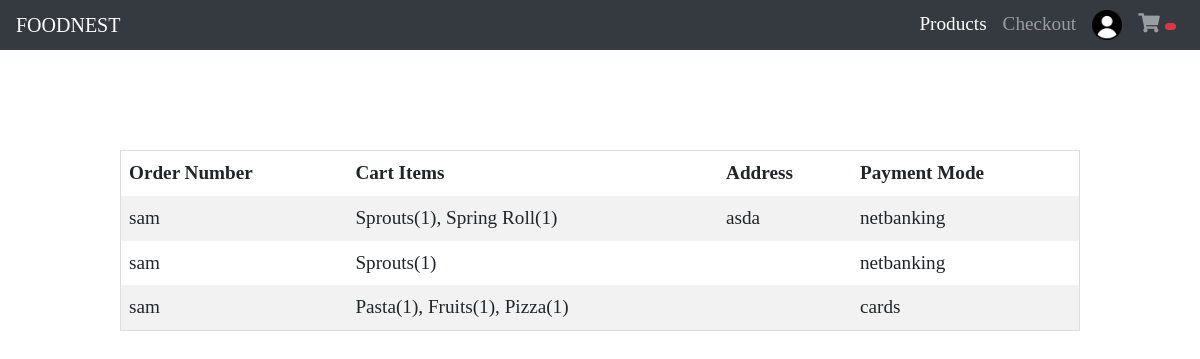
The page /project/orders.php (signed in) on the database its author committed.
### tables this page shows
CREATE TABLE `orders` (
  `id` int(11) NOT NULL,
  `name` varchar(255) NOT NULL,
  `email` varchar(100) NOT NULL,
  `phone` varchar(20) NOT NULL,
  `address` varchar(255) NOT NULL,
  `pmode` varchar(50) NOT NULL,
  `products` varchar(255) NOT NULL,
  `amount_paid` varchar(100) NOT NULL
);

CREATE TABLE `registration1` (
  `id` int(255) NOT NULL,
  `username` varchar(255) NOT NULL,
  `email` varchar(255) NOT NULL,
  `phone` varchar(255) NOT NULL,
  `password` varchar(255) NOT NULL,
  `cpassword` varchar(255) NOT NULL
);

### project/orders.php (the view, shortened to what this page needs)
<?php
$connect = mysqli_connect("localhost","root","","cart_system");
$name=$_SESSION['username'];
$sql = "SELECT * FROM orders INNER JOIN registration1 ON orders.name = registration1.username where name='$name'";
$result = mysqli_query($connect,$sql);
?>
<!DOCTYPE html>
<html lang="en">
<head>
      <link rel="stylesheet" href="https://cdnjs.cloudflare.com/ajax/libs/font-awesome/5.7.0/css/all.min.css" />
      <link rel="stylesheet" href="https://maxcdn.bootstrapcdn.com/bootstrap/4.5.2/css/bootstrap.min.css">
      <link rel="stylesheet" href="styles1.css">
    </head>
    <body style="background-image: url(Images/bg3.jpg);" >
      <header class="header">
        <nav class="navbar navbar-expand-md bg-dark navbar-dark">
        <a class="navbar-brand" href="products.php">FOODNEST</a>
            <div class="collapse navbar-collapse" id="collapsibleNavbar">
              <ul class="navbar-nav ml-auto">
                <li class="nav-item">
                <a class="nav-link active" href="products.php">Products</a>
              </li>
                <li class="nav-item">
                  <a class="nav-link" href="checkout.php">Checkout</a>
                </li>
                <li class="navbar__item" id="dropdown">
                  <a class="nav-link" href="#"><img src="Images/user.png" height="30px"></a>
                </li>
                <li class="nav-item">
                  <a class="nav-link" href="cart.php"><i class="fas
                  fa-shopping-cart"></i> <span id="cart-item" class="badge badge-danger"> </span> </a>
                </li>
              </ul>
            </div>
        </nav>
      </header>
        <div style="overflow-x:auto;">
            <table style='font-family:"Courier New", Courier, monospace; font-size:120%'>
                <th>Order Number</th>
                <th>Cart Items</th>
                <th>Address</th>
                <th>Payment Mode</th>
                    <?php
                    if(mysqli_num_rows($result)>0)
                    {
                        while($row = mysqli_fetch_array($result))
                        {
                    ?>
                    <?php
                    $str = $row["username"];
                    $str1 = $row["products"];
                    $fruits_ar1=explode(" ",$str1);?>
                    <tr><td><?php $arrlength=count($fruits_ar1);
                    echo($str)?></td>
                    <td><?php echo($str1)?></td>
                    <td><?php echo($row["address"]) ?></td>
                    <td><?php echo($row["pmode"]) ?></td>
                    </tr>
                    <?php
                        }
                    }
                    ?>
            </table>
        </div>
    </body>
</html>

### project/styles1.css (style rules this page uses)
* { box-sizing: border-box; margin: 0; padding: 0; font-family: 'Cinzel', serif; scroll-behavior: smooth; cursor: context-menu; }
.header { position: sticky; top: 0; z-index: 999; }
.navbar { background-color: rgb(34, 33, 33); background-repeat: no-repeat; background-attachment: fixed; background-size: 100% 100%; height: 50px; display: flex; justify-content: center; align-items: center; font-size: 1.2rem; }
#dropdown { position: relative; display: inline-block; }

### project/orders.php (style rules this page uses)
table { border-collapse: collapse; border-spacing: 0; width: 80%; border: 1px solid #ddd; margin:100px auto ; }
th { background-color: #fff; }
th, td { text-align: left; padding: 8px; }
tr:nth-child(odd) { background-color: #fff }
tr:nth-child(even) { background-color: #f2f2f2 }

### rows shown on the page
orders: registration1.username "sam", products "Sprouts(1), Spring Roll(1)", address "asda", pmode "netbanking"
orders: registration1.username "sam", products "Sprouts(1)", pmode "netbanking"
orders: registration1.username "sam", products "Pasta(1), Fruits(1), Pizza(1)", pmode "cards"
